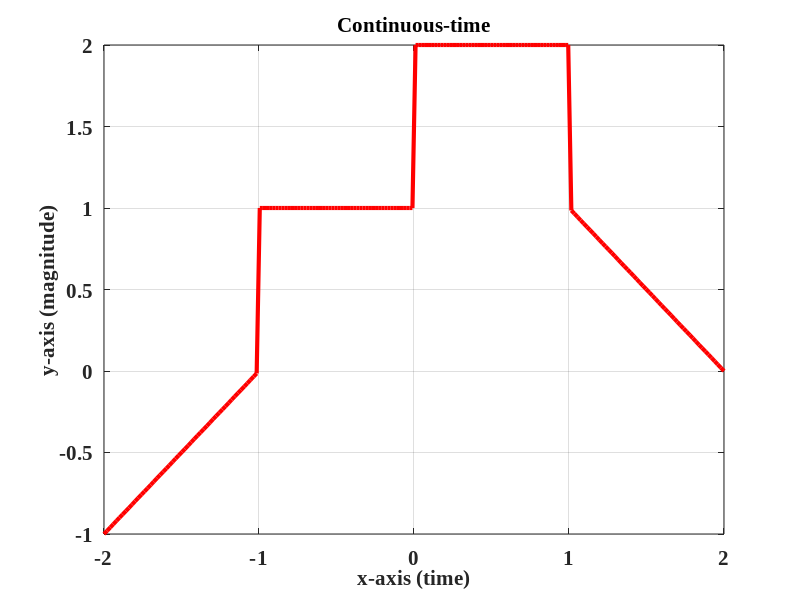
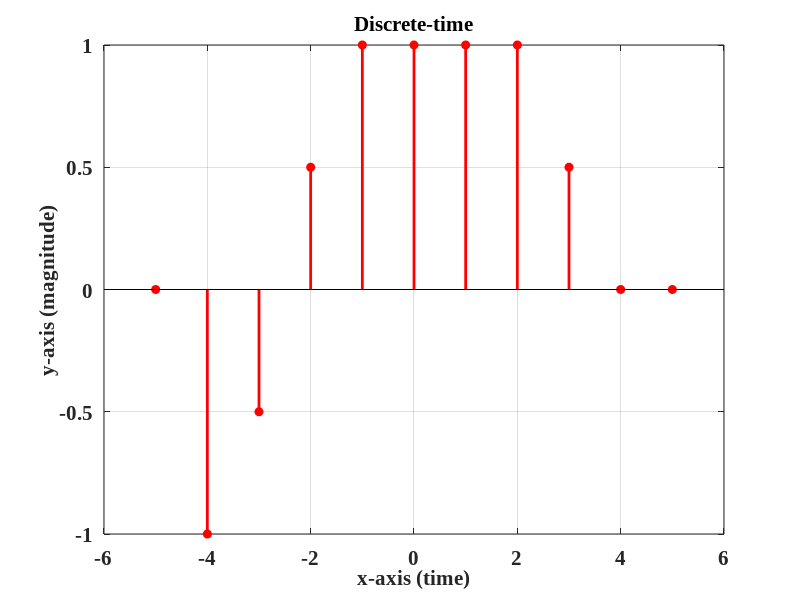

Recreate these plots in MATLAB, in order.
clear all; close all;
t=linspace(-2,2,200);
x=zeros(1,100);
x(1:50)=t(1:50)+1;
x(51:100)=1;
x(101:150)=2;
x(151:200)=-t(151:200)+2;

figure();
plot(t,x, 'r', 'LineWidth',3);
grid on
title('Continuous-time');
xl=xlabel('x-axis (time)'); % x-axis label
set(xl, 'Units', 'Normalized');
pos = get(xl, 'Position');
set(xl, 'Position', pos + [0, -0.01, 0]);
yl=ylabel('y-axis (magnitude)'); % y-axis label
set(yl, 'Units', 'Normalized');
pos = get(yl, 'Position');
set(yl, 'Position', pos + [-0.01, 0, 0]);
set(gca,'FontSize',15,'fontWeight','bold', 'FontName', 'Times New Roman');
set(findall(gcf,'type','text'),'FontSize',15,'fontWeight','bold', 'FontName', 'Times New Roman');

t2=linspace(-5,5,11);
x2=zeros(1,11);
x2(1)=0;x2(2)=-1;x2(3)=-0.5;x2(4)=0.5;x2(5:8)=1;x2(9)=0.5;x2(10:11)=0;
figure();
stem(t2,x2,'r', 'LineWidth',2,'filled','Markersize',6);
grid on
title('Discrete-time');
xl=xlabel('x-axis (time)'); % x-axis label
set(xl, 'Units', 'Normalized');
pos = get(xl, 'Position');
set(xl, 'Position', pos + [0, -0.01, 0]);
yl=ylabel('y-axis (magnitude)'); % y-axis label
set(yl, 'Units', 'Normalized');
pos = get(yl, 'Position');
set(yl, 'Position', pos + [-0.01, 0, 0]);
set(gca,'FontSize',15,'fontWeight','bold', 'FontName', 'Times New Roman');
set(findall(gcf,'type','text'),'FontSize',15,'fontWeight','bold', 'FontName', 'Times New Roman');
